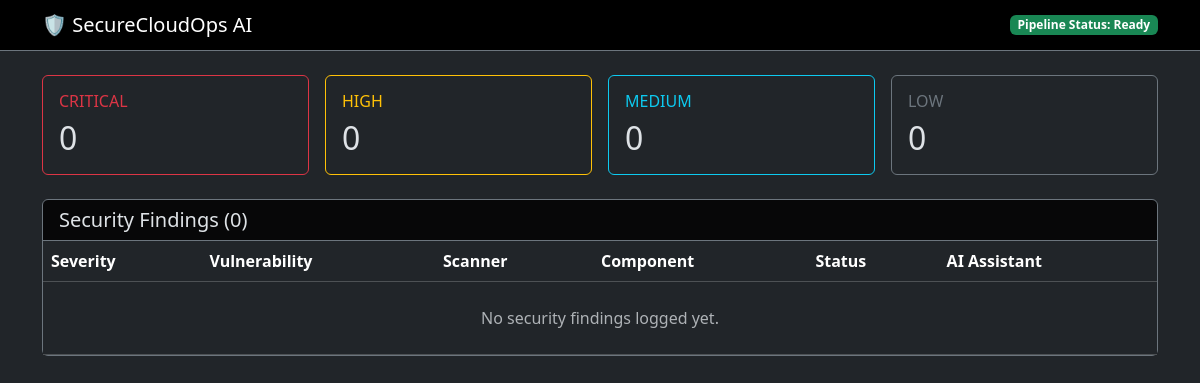
Before: / with the older database file.
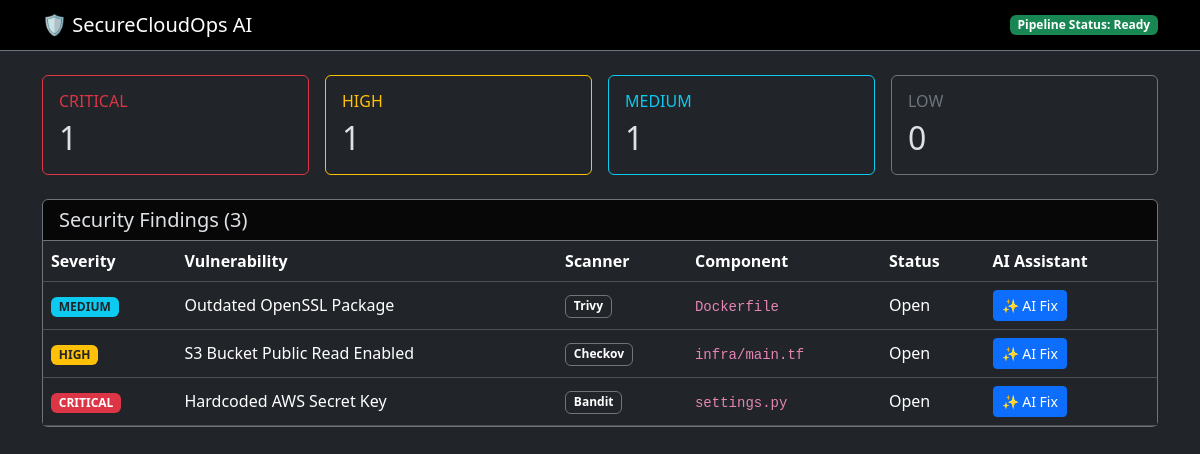
After: the same page with the newer database file.
### dashboard/models.py (models this page shows, shortened)
class SecurityFinding(models.Model):
    SEVERITY_CHOICES = [
        ('CRITICAL', 'Critical'),
        ('HIGH', 'High'),
        ('MEDIUM', 'Medium'),
        ('LOW', 'Low'),
    ]
    title = models.CharField(max_length=255)
    tool = models.CharField(max_length=50, help_text="e.g., Trivy, Checkov, Bandit")
    severity = models.CharField(max_length=10, choices=SEVERITY_CHOICES)
    component = models.CharField(max_length=255, help_text="Affected file, package, or resource")
    status = models.CharField(max_length=50, default="Open")
    description = models.TextField(blank=True)
    remediation = models.TextField(blank=True, help_text="AI-generated or standard fix")
    detected_at = models.DateTimeField(auto_now_add=True)

### dashboard/views.py (the view)
# urls.py: path("", views.index, name="dashboard_index"),
def index(request):
    findings = SecurityFinding.objects.all().order_by('-detected_at')
    context = {
        'findings': findings,
        'total_count': findings.count(),
        'critical_count': findings.filter(severity='CRITICAL').count(),
        'high_count': findings.filter(severity='HIGH').count(),
        'medium_count': findings.filter(severity='MEDIUM').count(),
        'low_count': findings.filter(severity='LOW').count(),
    }
    return render(request, 'dashboard/index.html', context)

### dashboard/templates/dashboard/index.html (shortened to what this page needs)
<!DOCTYPE html>
<html lang="en" data-bs-theme="dark">
<head>
    <link href="https://cdn.jsdelivr.net/npm/bootstrap@5.3.2/dist/css/bootstrap.min.css" rel="stylesheet">
</head>
<body class="bg-dark text-light">
<nav class="navbar navbar-dark bg-black border-bottom border-secondary mb-4">
    <div class="container">
        <span class="navbar-brand mb-0 h1">🛡️ SecureCloudOps AI</span>
        <span class="badge bg-success">Pipeline Status: Ready</span>
    </div>
</nav>
<div class="container pb-5">
    <div class="row g-3 mb-4">
        <div class="col-md-3">
            <div class="card border-danger bg-dark">
                <div class="card-body">
                    <h6 class="text-danger text-uppercase">Critical</h6>
                    <h2 class="mb-0">{{ critical_count }}</h2>
                </div>
            </div>
        </div>
        <div class="col-md-3">
            <div class="card border-warning bg-dark">
                <div class="card-body">
                    <h6 class="text-warning text-uppercase">High</h6>
                    <h2 class="mb-0">{{ high_count }}</h2>
                </div>
            </div>
        </div>
        <div class="col-md-3">
            <div class="card border-info bg-dark">
                <div class="card-body">
                    <h6 class="text-info text-uppercase">Medium</h6>
                    <h2 class="mb-0">{{ medium_count }}</h2>
                </div>
            </div>
        </div>
        <div class="col-md-3">
            <div class="card border-secondary bg-dark">
                <div class="card-body">
                    <h6 class="text-secondary text-uppercase">Low</h6>
                    <h2 class="mb-0">{{ low_count }}</h2>
                </div>
            </div>
        </div>
    </div>
    <div class="card bg-black border-secondary">
        <div class="card-header border-secondary d-flex justify-content-between align-items-center">
            <h5 class="mb-0">Security Findings ({{ total_count }})</h5>
        </div>
        <div class="table-responsive">
            <table class="table table-dark table-hover align-middle mb-0">
                <thead>
                    <tr>
                        <th>Severity</th>
                        <th>Vulnerability</th>
                        <th>Scanner</th>
                        <th>Component</th>
                        <th>Status</th>
                        <th>AI Assistant</th>
                    </tr>
                </thead>
                <tbody>
                    {% for item in findings %}
                    <tr>
                        <td>
                            {% if item.severity == 'CRITICAL' %}<span class="badge bg-danger">CRITICAL</span>
                            {% elif item.severity == 'HIGH' %}<span class="badge bg-warning text-dark">HIGH</span>
                            {% elif item.severity == 'MEDIUM' %}<span class="badge bg-info text-dark">MEDIUM</span>
                            {% else %}<span class="badge bg-secondary">LOW</span>{% endif %}
                        </td>
                        <td>{{ item.title }}</td>
                        <td><span class="badge border border-secondary">{{ item.tool }}</span></td>
                        <td><code>{{ item.component }}</code></td>
                        <td>{{ item.status }}</td>
                        <td>
                            <button type="button" class="btn btn-sm btn-primary" onclick="askAiFix('{{ item.id }}')">
                                ✨ AI Fix
                            </button>
                        </td>
                    </tr>
                    {% empty %}
                    <tr>
                        <td colspan="6" class="text-center text-muted py-4">No security findings logged yet.</td>
                    </tr>
                    {% endfor %}
                </tbody>
            </table>
        </div>
    </div>
</div>
</body>
</html>

Changed rows visible on the page:
added SecurityFinding: severity "MEDIUM", title "Outdated OpenSSL Package", tool "Trivy", component "Dockerfile", status "Open"
added SecurityFinding: severity "HIGH", title "S3 Bucket Public Read Enabled", tool "Checkov", component "infra/main.tf", status "Open"
added SecurityFinding: severity "CRITICAL", title "Hardcoded AWS Secret Key", tool "Bandit", component "settings.py", status "Open"
Other visible differences:
{{ critical_count }}: "0" → "1"
{{ high_count }}: "0" → "1"
{{ medium_count }}: "0" → "1"
{{ total_count }}: "0" → "3"
text no longer shown: "No security findings logged yet."
